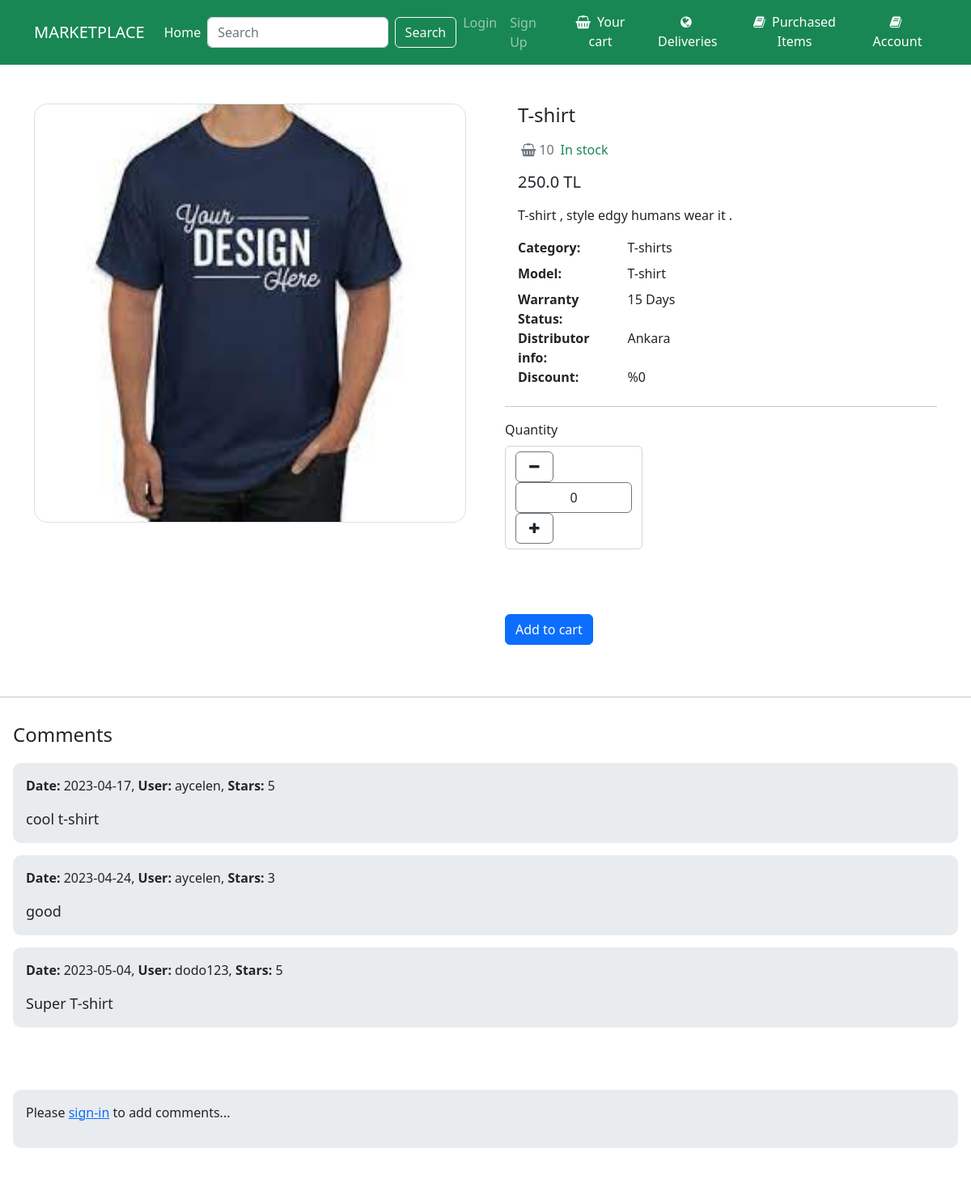
Page /items/1 on the committed database.
### Product/models.py (models this page shows, shortened)
class InStockProduct(models.Model):
    ID = models.AutoField(primary_key=True)
    category = models.ForeignKey(Category,related_name = "products",on_delete=models.CASCADE)
    image = models.ImageField(upload_to="product_images")
    name = models.CharField(max_length=100)
    model = models.CharField(max_length=100)
    number = models.IntegerField()
    description = models.TextField()
    quantity_in_stocks = models.IntegerField()
    price = models.FloatField(default=0)
    discount = models.IntegerField(validators=[MaxValueValidator(100)],default=0)
    newPrice=models.FloatField(default=0)
    warranty_status = models.CharField(max_length=100)
    distributor_info = models.TextField()
    purchased = models.BooleanField(default = False)
    purchased_price = models.FloatField(default=0)

class Category(models.Model):
    name = models.CharField(max_length=255)
    class Meta:
        ordering = ("name",)
        verbose_name_plural = "Categories"

class Comment(models.Model):
    product = models.ForeignKey(InStockProduct, related_name='comments' , on_delete=models.CASCADE)
    user = models.ForeignKey(Users, related_name='comments', on_delete=models.CASCADE)
    content = models.TextField(blank=True, null=True)
    stars = models.IntegerField()
    date_added = models.DateTimeField(default=timezone.now)
    approved = models.BooleanField('Approved', default=False)

class Users(AbstractBaseUser,PermissionsMixin):
    username_validator = UnicodeUsernameValidator()
    ID = models.AutoField(primary_key=True)
    email = models.EmailField(blank=True,default='')
    first_name = models.CharField(max_length=150,default='',blank=True)
    last_name = models.CharField(max_length=150,default='',blank=True)
    is_active = models.BooleanField(default=True,help_text=
            "Designates whether this user should be treated as active. "
            "Unselect this instead of deleting accounts."
    )
    is_superuser = models.BooleanField(default=False)
    is_staff = models.BooleanField(default=False,help_text="Designates whether the user can log into this admin site.")
    username = models.CharField(max_length=150,
        unique=True,
        help_text=(
            "Required. 150 characters or fewer. Letters, digits and @/./+/-/_ only."
        ),
        validators=[username_validator],
        error_messages={
            "unique": "A user with that username already exists.",
        }
    )
    tax_ID = models.IntegerField(default=0)
    home_address = models.TextField(blank=True,null=True)
    role = models.CharField(max_length=100,default='customer')
    date_joined = models.DateTimeField(default=timezone.now)
    last_login = models.DateTimeField(blank=True,null=True)
    objects = MyUserManager()
    REQUIRED_FIELDS = []
    USERNAME_FIELD = "username"
    def __str__(self):
        return self.username
    class Meta:
        verbose_name = 'User'
        verbose_name_plural = 'Users'

### Product/views.py (the view, shortened to what this page needs)
# urls.py: path("<int:pk>",views.detail,name="detail")
def detail(request,pk):
    anon_user = None
    global quantity
    referrer = request.META.get("HTTP_REFERER")
    if referrer == f"http://127.0.0.1:8000/items/{pk}":
        pass
    else:
        quantity = 0
    product = get_object_or_404(InStockProduct,pk=pk)
    category = get_object_or_404(Category,id = product.category_id)
    comment = None
    comments = Comment.objects.all()
    if request.user.is_authenticated:
        user = request.user
    else:
        user = request.user
        anon_user = user
    return render(request,"detail.html",{
            "product":product,
            "category":category,
            "comments":comments,
            "quantity":quantity,
            "user":user,
            "anon_user":anon_user})

### Product/templates/detail.html (shortened to what this page needs)
{% extends 'base.html' %}
{% load static %}
{% block link %}
<link rel="stylesheet" type="text/css" href="{% static 'detail.css' %}">
{% endblock %}
{% block content %}
<section class="py-5">
    <div class="container">
        <div class="row gx-5">
            <aside class="col-lg-6">
                <div class="border rounded-4 mb-3 d-flex justify-content-center">
                    <img style="max-width: 100%; max-height: 100vh; margin: auto;" height="516" weigth="518"
                        class="rounded-4 fit" src="{{product.image.url}}" />
                </div>
            </aside>
            <main class="col-lg-6">
                <div class="ps-lg-3">
                    <h4 class="title text-dark">
                        {{product.name}} <br />
                    </h4>
                    <div class="d-flex flex-row my-3">
                        <span class="text-muted"><i
                                class="fa fa-shopping-basket fa-sm mx-1"></i>{{product.quantity_in_stocks}}</span>
                        <span class="text-success ms-2">In stock</span>
                    </div>
                    {% if product.discount != 0 %}
                        <div class="mb-3">
                            <strike class="h7">{{product.price}} TL</strike>
                        </div>
                        <div class="mb-3">
                            <span class="h5"> {{product.newPrice}}TL</span>
                        </div>
                    {% else%}
                    <div class="mb-3">
                        <span class="h5">{{product.price}} TL</span>
                    </div>
                    {% endif %}
                    <p>
                        {{product.description}}
                    </p>
                    <div class="row">
                        <dt class="col-3">Category:</dt>
                        <dd class="col-9">{{category.name}}</dd>
                        <dt class="col-3">Model:</dt>
                        <dd class="col-9">{{product.model}}</dd>
                        <dt class="col-3">Warranty Status:</dt>
                        <dd class="col-9">{{product.warranty_status}}</dd>
                        <dt class="col-3">Distributor info:</dt>
                        <dd class="col-9">{{product.distributor_info}}</dd>
                        <dt class="col-3">Discount:</dt>
                        <dd class="col-9">%{{product.discount}}</dd>
                    </div>
                    </div>
                    <hr />
                    <div class="row mb-4">
                        <div class="col-md-4 col-6 mb-3">
                            <label class="mb-2 d-block">Quantity</label>
                            <div class="input-group mb-3" style="width: 170px;">
                                <form method="post" class="form-control" action="{% url 'detail' product.ID %}">
                                    <button class="btn btn-white border border-secondary px-3" type="submit"
                                        id="button-addon1" data-mdb-ripple-color="dark" name="minus_button">
                                        <i class="fa fa-minus"></i>
                                    </button>
                                    <input type="text" class="form-control text-center border border-secondary"
                                        value="{{quantity}}" aria-label="Example text with button addon"
                                        aria-describedby="button-addon1" name="quantity_field" />
                                    <button class="btn btn-white border border-secondary px-3" type="submit"
                                        id="button-addon2" data-mdb-ripple-color="dark" name="plus_button">
                                        <i class="fa fa-plus"></i>
                                    </button>
                                </form>
                            </div>
                        </div>
                    </div>
                    <br>
                    {% if product.quantity_in_stocks != 0 %}
                    <form method="post" action="{% url 'cart' %}">
                        <button class="btn btn-primary" type="submit">Add to cart</button>
                    </form>
                    {% endif %}
                </div>
        </div>
</section>
<hr>
<div class="card" style="border-radius:10px;">
    <div class="card-body">
        <h4 style="margin-bottom:20px;">Comments</h4>
        {% for comment in comments %}
        {% if comment.product.ID == product.ID %}
            {% if comment.approved %}
            <div class="card-body" style="background-color:#e9ecef; border-radius:10px; margin-bottom:15px;">
                <div style="">
                    <p>
                        <strong>Date: </strong>{{ comment.date_added|date:"Y-m-d" }},
                        <strong> User: </strong>{{comment.user}},
                        <strong> Stars: </strong>{{comment.stars}}
                    </p>
                    <div style="font-size:18px;">
                        {{comment.content }}
                    </div>
                </div>
            </div>
            {% endif %}
        {% endif %}
        {% endfor %}
    </div>
</div>
<div class="card" style="border-radius:10px;">
    <div class="card-body">
        {% if request.user.is_authenticated %}
        <form method="post" action=".">
            {% csrf_token %}
            <h4 style="margin-bottom:10px;">Add a Comment</h4>
            <div class="card-body"
                style="background-color:#e9ecef; border-radius:10px; margin-bottom:15px; margin-top:10px;">
                <div style="margin-bottom:10px;">
                    <label>Stars</label>
                    <div class="control">
                        <div class="select">
                            <select name="stars">
                                <option value="1">1</option>
                                <option value="2">2</option>
                                <option value="3" selected>3</option>
                                <option value="4">4</option>
                                <option value="5">5</option>
                            </select>
                        </div>
                    </div>
                </div>
                <div style="margin-bottom:10px;">
                    <label>Your Comment</label>
                    <div style="">
                        <textarea class="textarea" name="content" style=" height:150px; width:600px;"></textarea>
                    </div>
                </div>
                <div class="field">
                    <div>
                        <button class="btn btn-danger" type="Submit" formaction="{% url 'detail' product.ID %}">
                            submit</button>
                    </div>
                </div>
            </div>
        </form>
        {% else %}
        <div class="card-body" style="background-color:#e9ecef; border-radius:10px; margin-bottom:15px;">
            <p>Please <a href="{% url 'login' %}">sign-in</a> to add comments...</p>
        </div>
        {% endif %}
    </div>
</div>
{% endblock %}

### Product/static/detail.css (style rules this page uses)
body { background-color: #ffffff; }
.card { margin-bottom: 30px; }
.card { position: relative; display: flex; flex-direction: column; min-width: 0; word-wrap: break-word; background-color: #fff; background-clip: border-box; border: 0 solid transparent; border-radius: 0; }

### rows in the picture
InStockProduct: image (picture), name "T-shirt", quantity_in_stocks "10", price "250.0", description "T-shirt , style edgy humans wear it .", model "T-shirt", warranty_status "15 Days", distributor_info "Ankara", discount "0"
Category: name "T-shirts"
Comment: date_added "2023-04-17", user "aycelen", stars "5", content "cool t-shirt"
Comment: date_added "2023-04-24", user "aycelen", stars "3", content "good"
Comment: date_added "2023-05-04", user "dodo123", stars "5", content "Super T-shirt"
